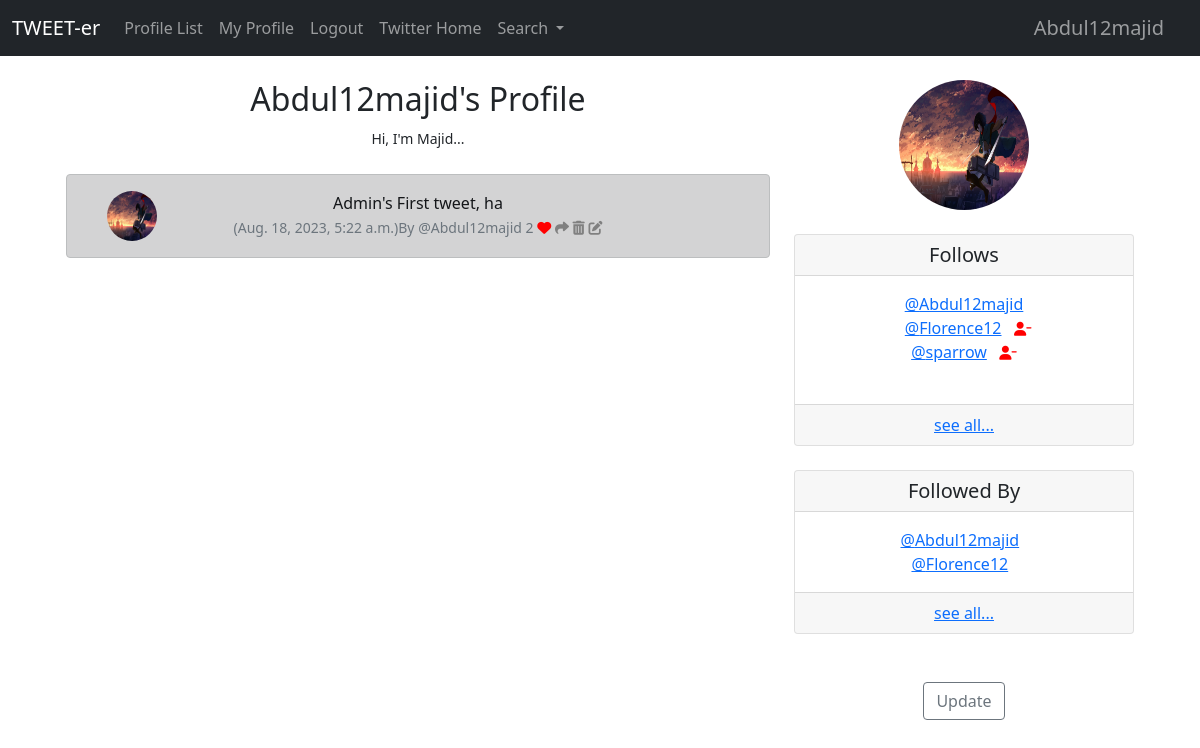
/profile/1 (signed in), run on an earlier commit of the app's database.
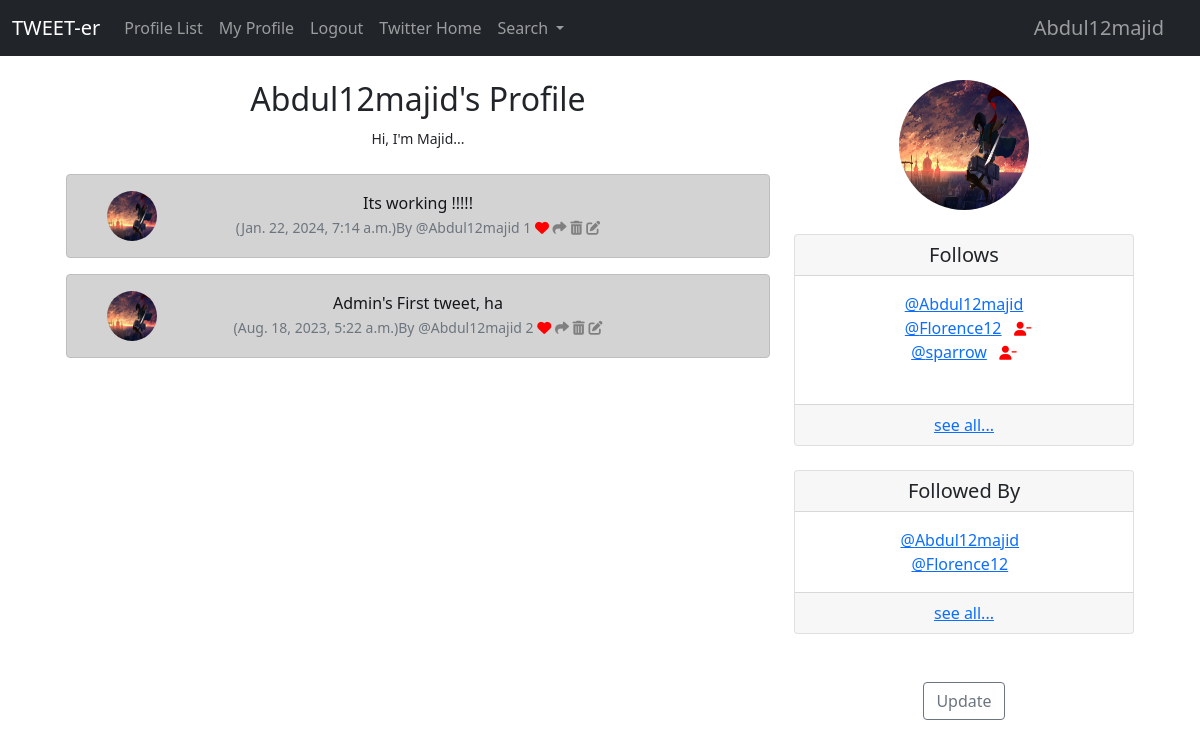
And on a later commit of the database.
### tweet/models.py (models this page shows, shortened)
class Profile(models.Model):
	user=models.OneToOneField(User, on_delete=models.CASCADE)
	follows=models.ManyToManyField('self', related_name='followed_by', symmetrical=False, blank=True)
	date_modified=models.DateTimeField(User, auto_now=True)
	profile_image=models.ImageField(null=True, blank=True, upload_to='images/')
	profile_bio=models.CharField(null=True, blank=True, max_length=500)
	profile_link=models.CharField(null=True, blank=True, max_length=100)
	def __str__(self):
		return self.user.username

class Tweet(models.Model):
	user=models.ForeignKey(User, related_name='tweets', on_delete=models.CASCADE)
	body=models.CharField(max_length=200)
	created_at=models.DateTimeField(auto_now_add=True)
	likes=models.ManyToManyField(User, related_name='tweet_like', blank=True)
	def number_of_likes(self):
		return self.likes.count()

### tweet/views.py (the view, shortened to what this page needs)
# urls.py: path('profile/<int:pk>', views.profile, name='profile'),
def profile(request, pk):
	if request.user.is_authenticated:
		profile=Profile.objects.get(user_id=pk)
		following=int(profile.follows.count())
		current_user='w'
		followers=int(profile.followed_by.count())
		tweets=Tweet.objects.filter(user_id=pk).order_by('-created_at')
		return render(request, 'profile.html', {'profile':profile, 'following':following, 'followers':followers, 'tweets':tweets, 'current_user':current_user})
	else:
		messages.success(request, ('Kindly Login'))
		return render(request, 'login_user.html', {})

### tweet/templates/profile.html (shortened to what this page needs)
{% extends 'base.html' %}
{% load static %}
{% block content %}
{% if profile %}
<div class="container text-center">
    <div class="row">
        <div class="col-8">
            <h2>{{ profile.user.username }}'s Profile</h2>
            {% if profile.profile_bio %}
                <small>{{ profile.profile_bio }}</small></br></br>
            {% endif %}
             {% if tweets %}
              {% for tweet in tweets %}
                <div class="alert alert-dark" role='alert'>
                    <div class="container">
                        <div class="row">
                            <div class='col-1'>
                                {% if profile.profile_image %}
                                <img src="{{profile.profile_image.url}}" width=50 height=50 class="rounded-circle" alt="{{profile.user.username}}">
                                {% else %}
                                <img src="{% static 'image/user.jpg' %}" width=50 height=50 class="rounded-circle" alt="{{profile.user.username}}">
                                {% endif %}
                            </div>
                            <div class="col-10">
                    {{tweet.body}}</br>
                    <small class="text-muted">
                        ({{ tweet.created_at}})By
                        @{{ tweet.user.username }} {{tweet.number_of_likes}}
                        {% if user in tweet.likes.all %}
                        <a href="{% url 'like-tweet' tweet.id %}">
                            <i class="fa-solid fa-heart" style="color:red;"></i></a>
                        {% else %}
                        <a href="{% url 'like-tweet' tweet.id %}">
                            <i class="fa fa-heart-o" style="color:red;"></i></a>
                        {% endif %}
                        <a href="{% url 'share-tweet' tweet.id %}">
                            <i class="fa-solid fa-share" style="color:grey;"></i></a>
                        {% if tweet.user.username == request.user.username %}
                        <a href="{% url 'delete-tweet' tweet.id %}">
                            <i class="fas fa-trash-alt" style="color:grey;"></i></a>
                        <a href="{% url 'edit-tweet' tweet.id %}">
                            <i class="fas fa-edit" style="color:grey;"></i></a>
                        {% endif %}
                    </small>
                 </div></br>
                </div>
            </div>
            </div>
              {% endfor %}
            {% endif %}
        </div>
        <div class="col-4">
        {% if profile.profile_image %}
        <img width='130' height='130' class="rounded-circle" src="{{ profile.profile_image.url }}">
        {% else %}
        <img width='130' height='130' class="rounded-circle" src="{% static 'image/user.jpg' %}">
        {% endif %}
            <div class="card">
              <h5 class="card-header">Follows</h5>
              <div class="card-body">
                <p class="card-text">{% for following in profile.follows.all %}
                    {% if following.user.username == request.user.username  %}
                    <a href="{% url 'profile' following.user.id %}">@{{following}}</a></br> &nbsp;
                    {% else %}
                    <a href="{% url 'profile' following.user.id %}">@{{following.user.username}}</a> &nbsp;
                    {% if request.user.id == profile.user.id %}
                    <a href="{% url 'unfollow' following.user.id %}">
                        <i class="fa fa-user-minus small" style="color:red;"></i>
                    </a>
                    {% endif %}
                    {% endif %}
                    {% endfor %}</br></p>
              </div>
              <div class="card-footer">
                    <a href="{% url 'following' profile.user.id %}">see all...</a>
                </div>
            </div></br>
            <div class="card">
              <h5 class="card-header">Followed By</h5>
              <div class="card-body">
                <p class="card-text">{% for following in profile.followed_by.all %}
                    {% if following in profile.follows.all %}
                    <a href="{% url 'profile' following.user.id %}">@{{following}}</a> &nbsp;
                    {% endif %}
                {% endfor %}</p>
            </div>
                <div class="card-footer">
                    <a href="{% url 'followers' profile.user.id %}">see all...</a>
                </div>
            </div></br>
            {% if request.user.id == profile.user.id %}
             <a href="{% url 'update-user' %}" class="btn btn-outline-secondary">Update</a>
             {% endif %}
        </div>
    </div>
</div>
{% endif %}
{% endblock %}

### tweet/templates/base.html (shortened to what this page needs)
<!doctype html>
<html lang="en">
  <head>
    <link href="https://cdn.jsdelivr.net/npm/bootstrap@5.0.2/dist/css/bootstrap.min.css" rel="stylesheet">
  </head>
  <div class="has-bg-img">
  <body>
  	{% include 'navbar.html' %}
  <br/>
  <div class="container">
    <div class="container">
    	{% block content %}
        {% endblock %}
    </div>
  </body>
</html>

### tweet/templates/navbar.html (shortened to what this page needs)
<nav class="navbar navbar-expand-lg navbar-dark bg-dark">
  <div class="container-fluid">
    <a class="navbar-brand" href="/">TWEET-er</a>
    <div class="collapse navbar-collapse" id="navbarSupportedContent">
      <ul class="navbar-nav me-auto mb-2 mb-lg-0">
        {% if user.is_authenticated %}
        <li class="nav-item">
          <a class="nav-link" href="/profile_list">Profile List</a>
        </li>
        <li class="nav-item">
          <a class="nav-link" href="{% url 'profile' request.user.id %}">My Profile</a>
        </li>
        <li class="nav-item">
          <a class="nav-link" href="{% url 'logout' %}">Logout</a>
        </li>
        <li class="nav-item">
          <a class="nav-link" href="{% url 'twitter' %}">Twitter Home</a>
        </li>
        <li class="nav-item dropdown">
          <a class="nav-link dropdown-toggle" href="#" role="button" data-bs-toggle="dropdown" aria-expanded="false">
            Search
          </a>
        </li>
        {% endif %}
      </ul>
      {% if user.is_authenticated %}
        <ul class='navbar-nav ml-auto'>
          <li class="nav-link navbar-brand">
            {{user}}
          </li>
        </ul>
      {% endif %}
    </div>
  </div>
</nav>

What changed in the data, as far as the page shows it:
added Tweet: profile_image (picture), body "Its working !!!!!", created_at "Jan. 22, 2024, 7:14 a.m.", user.username "Abdul12majid", number_of_likes "1"
